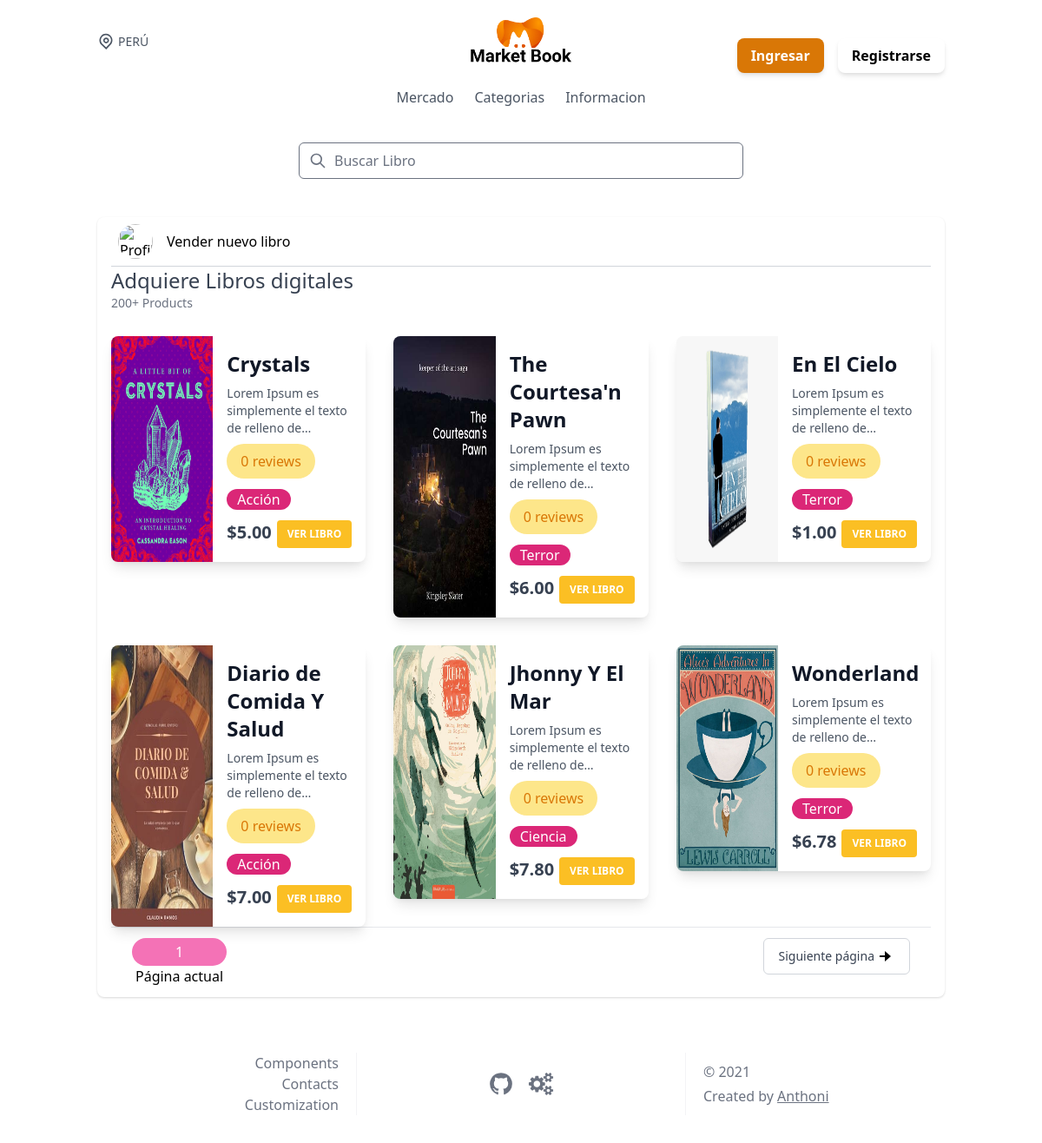
Before: / with the older database file.
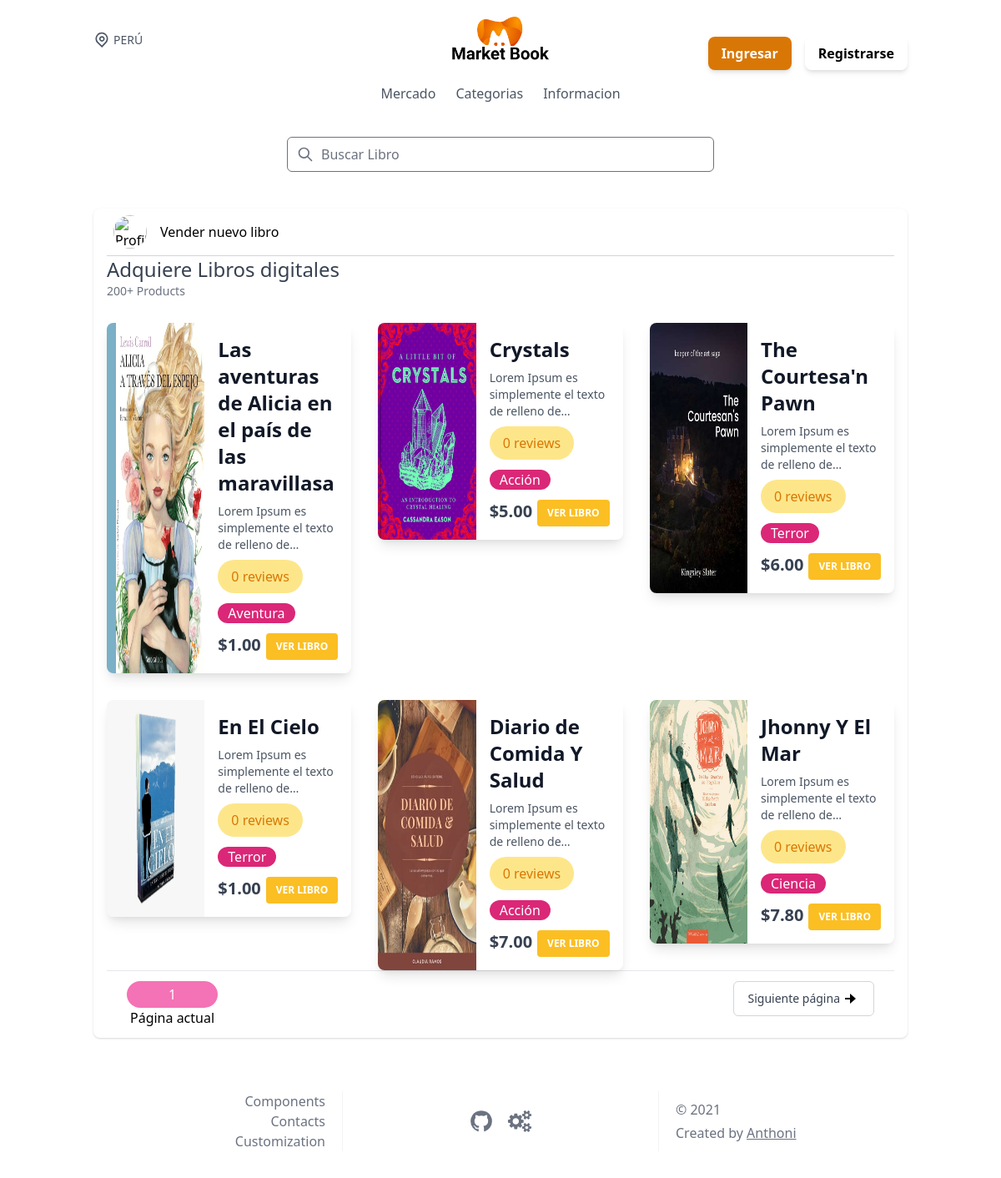
After: the same page with the newer database file.
### marketplace/models.py (models this page shows, shortened)
class Product(models.Model):
    user = models.ForeignKey(
        User, on_delete=models.CASCADE, related_name='products')
    name = models.CharField(max_length=100)
    description = models.TextField()
    thumbnail = models.ImageField(
        blank=True, null=True, upload_to=marketplace_directory_path)
    slug = models.SlugField(unique=True)
    content_file = models.FileField(blank=True, null=True)
    active = models.BooleanField(default=False)
    price = models.PositiveIntegerField(default=100)
    category = models.ManyToManyField(Categories)
    created = models.DateTimeField(auto_now_add=True)
    def price_display(self):
        return "{0:.2f}".format(self.price/100)
    @property
    def get_prom_rate(self):
        if self.reviews_set.all().count() > 0:
            dic= self.reviews_set.aggregate(Avg('rate')).values()
            for i in dic: prom_rate=i
            return range((round(prom_rate)))
        else:
            return None

class Categories(models.Model):
    name = models.CharField(max_length=100)
    def __str__(self):
        return self.name

### core/views.py (the view, shortened to what this page needs)
# urls.py: path('',HomeView.as_view(),name="home"),
class HomeView(View):
    def get(self, request, *args, **kwargs):
        products = Product.objects.filter(active=True)
        form = ProductModelForm()
        page =request.GET.get('page',1)
        paginator =Paginator(products,6)
        try:
            productsActivated=paginator.page(page)
        except PageNotAnInteger:
            productsActivated = paginator.page(1)
        except EmptyPage:
            productsActivated = paginator.page(paginator.num_pages)
        context = {
            'products': productsActivated,
            'form': form
        }
        return render(request, 'pages/index.html', context)

### templates/pages/index.html (shortened to what the changed rows need)
{% extends 'base.html' %}
{% load static %}
{% block content %}
{% block profile %}
{% include 'components/profile.html'%}
{% endblock profile %}
<main class="my-8">
  <div class="container mx-auto px-6">
    <div x-data="{open:false}" class="px-4 mt-4 shadow rounded-lg  dark:bg-dark-second">
      <div class="flex flex-wrap -m-4 mt-3">
        {% for product in products %}
        <div class="lg:w-1/3 md:w-1/2 p-4 w-full">
          <div class="flex max-w-md bg-white shadow-lg rounded-lg overflow-hidden">
            <div class="w-2/5 bg-cover bg-landscape">
              <a href="{% url 'product-detail' product.slug %}" class="focus-visible:outline-none">
                <img src="{{product.thumbnail.url}}" alt="{{product.name}}" class=" w-full h-full block">
              </a>
            </div>
            <div class="w-3/5 p-4">
              <a href="{% url 'product-detail' product.slug %}"
                class="focus-visible:outline-none text-gray-900 font-bold text-2xl">
                {{product.name}}
              </a>
              <p class="mt-2 text-gray-600 text-sm">
                {{product.description|truncatechars:50}}
              </p>
              <div class="flex item-center mt-2">
                {% if product.get_prom_rate %}
                {% for start in product.get_prom_rate %}
                <svg xmlns="http://www.w3.org/2000/svg" width="20" height="20" viewBox="0 0 24 24"
                  style="fill: rgb(63, 62, 62);transform: ;msFilter:;">
                  <path
                    d="M21.947 9.179a1.001 1.001 0 0 0-.868-.676l-5.701-.453-2.467-5.461a.998.998 0 0 0-1.822-.001L8.622 8.05l-5.701.453a1 1 0 0 0-.619 1.713l4.213 4.107-1.49 6.452a1 1 0 0 0 1.53 1.057L12 18.202l5.445 3.63a1.001 1.001 0 0 0 1.517-1.106l-1.829-6.4 4.536-4.082c.297-.268.406-.686.278-1.065z">
                  </path>
                </svg>
                {% endfor %}
                {% for start in product.get_missing_start %}
                <svg xmlns="http://www.w3.org/2000/svg" width="20" height="20" viewBox="0 0 24 24"
                  style="fill: rgb(63, 62, 62);transform: ;msFilter:;">
                  <path
                    d="m6.516 14.323-1.49 6.452a.998.998 0 0 0 1.529 1.057L12 18.202l5.445 3.63a1.001 1.001 0 0 0 1.517-1.106l-1.829-6.4 4.536-4.082a1 1 0 0 0-.59-1.74l-5.701-.454-2.467-5.461a.998.998 0 0 0-1.822 0L8.622 8.05l-5.701.453a1 1 0 0 0-.619 1.713l4.214 4.107zm2.853-4.326a.998.998 0 0 0 .832-.586L12 5.43l1.799 3.981a.998.998 0 0 0 .832.586l3.972.315-3.271 2.944c-.284.256-.397.65-.293 1.018l1.253 4.385-3.736-2.491a.995.995 0 0 0-1.109 0l-3.904 2.603 1.05-4.546a1 1 0 0 0-.276-.94l-3.038-2.962 4.09-.326z">
                  </path>
                </svg>
                {% endfor %}
                <div class="px-6 flex items-center justify-center">
                  <span class="text-lg">{{product.get_reviws_count}}</span>
                  <svg xmlns="http://www.w3.org/2000/svg" width="24" height="24" viewBox="0 0 24 24"
                    style="fill: rgb(63, 62, 62);transform: ;msFilter:;">
                    <path
                      d="M16 14h.5c.827 0 1.5-.673 1.5-1.5v-9c0-.827-.673-1.5-1.5-1.5h-13C2.673 2 2 2.673 2 3.5V18l5.333-4H16zm-9.333-2L4 14V4h12v8H6.667z">
                    </path>
                    <path
                      d="M20.5 8H20v6.001c0 1.1-.893 1.993-1.99 1.999H8v.5c0 .827.673 1.5 1.5 1.5h7.167L22 22V9.5c0-.827-.673-1.5-1.5-1.5z">
                    </path>
                  </svg>
                </div>
                {% else %}
                <span class="px-4 py-2  text-base rounded-full text-yellow-600  bg-yellow-200 ">
                  0 reviews
                </span>
                {% endif %}
              </div>
              <div class="flex item-center justify-between mt-3">
                {% for cat in product.category.all %}
                <span class="inline-flex bg-pink-600 text-white rounded-full h-6 px-3 justify-center items-center">
                  {{cat}}
                </span>
                {% endfor %}
              </div>
              <div class="flex item-center justify-between mt-3">
                <h1 class="text-gray-700 font-bold text-xl">
                  ${{product.price_display}}
                </h1>
                <a href="{% url 'product-detail' product.slug %}"
                  class="focus-visible:outline-none px-3 py-2 bg-yellow-400 text-white  text-xs font-bold uppercase rounded">
                  Ver Libro
                </a>
              </div>
            </div>
          </div>
        </div>
        {% endfor %}
      </div>
    </div>
  </div>
</main>
</div>
{% endblock content %}

Changed rows visible on the page:
no longer on this page (row unchanged): Product: thumbnail (picture), name "Wonderland", description "Lorem Ipsum es simplemente el texto de relleno de…", shows "0 reviews", price_display "6.78", Categories (name "Terror")
now on this page (row edited): Product: thumbnail (picture), name "Las aventuras de Alicia en el país de las maravillasa", description "Lorem Ipsum es simplemente el texto de relleno de…", shows "0 reviews", price_display "1.00"
now on this page (row unchanged): Categories: name "Aventura", shown under "Las aventuras de Alicia en el país de las maravillasa"
